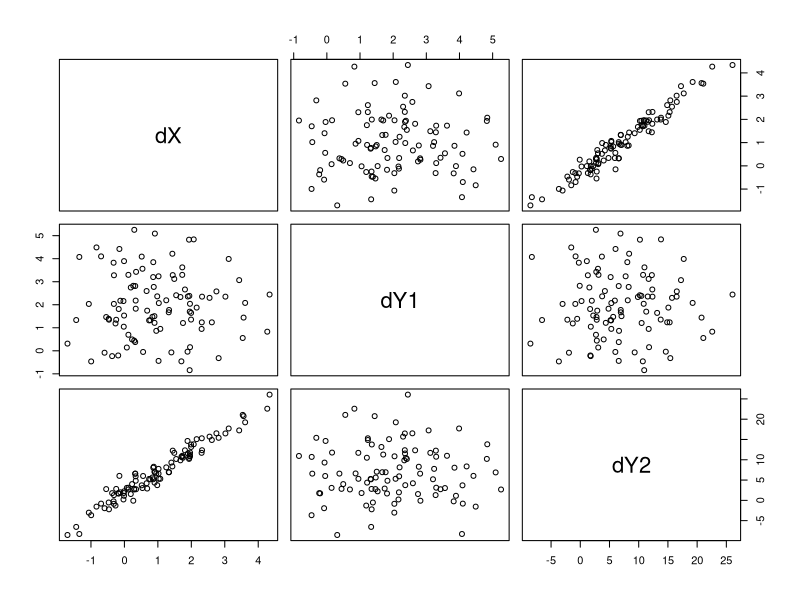
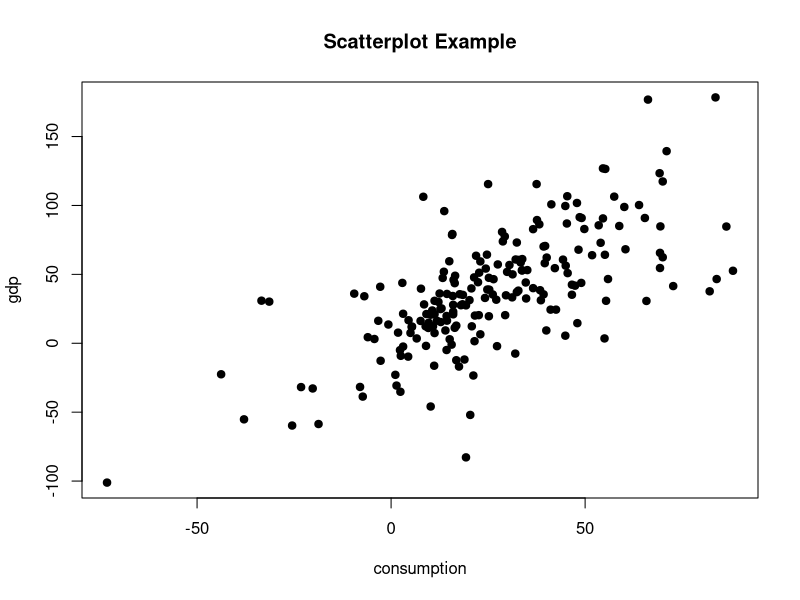

Write R code to recreate these figures, in order.
## ---- chunk 1
set.seed(1)
t=seq(1,100,by=1) #time
X  =10+t+rnorm(100)
Y1 =20+2*t+rnorm(100)
Y2 =20+2*t+5*X+rnorm(100)
data = data.frame(X,Y1,Y2)
ddata=data.frame(apply(data,2,diff))
# ddata
# data
fit1=lm(X~Y1)
fit2=lm(X~Y2)
summary(fit1)
summary(fit2)

dX=ddata$X
dY1=ddata$Y1
dY2=ddata$Y2
pairs(cbind(dX,dY1,dY2))
fit3=lm(dX~dY1)
fit4=lm(dX~dY2)
summary(fit3)
summary(fit4)
## ---- chunk 2
library(AER)
data("USMacroG")

dim(USMacroG)

USMacroG=na.omit(USMacroG)
dim(USMacroG)
USMacroG
Macro=as.data.frame(apply(USMacroG,2,diff))
dim(Macro)

sum(is.na(USMacroG))
sum(is.na(Macro))
## ---- chunk 3
dConsumption=USMacroG[,"consumption"]
dCpi=USMacroG[,"cpi"]
dGdp=USMacroG[,"gdp"]
fit21=lm(dConsumption~dCpi)
summary(fit21)
ddConsumption=Macro$consumption
ddCpi=Macro$cpi
ddGdp=Macro$gdp
fit22=lm(ddConsumption~ddCpi)
summary(fit22)


## ---- chunk 4
plot(ddConsumption, ddGdp, main="Scatterplot Example",
xlab="consumption", ylab="gdp", pch=19)
fit23=lm(ddConsumption~ddGdp)
summary(fit23)
## ---- chunk 5
library(tidyverse)
library(ggpubr)
model <- lm(Macro$consumption ~ Macro$gdp)
model
fit24=lm(ddConsumption~ddGdp)
summary(fit24)
## ---- chunk 6
anova(fit24)
## ---- chunk 7
Y2=ddConsumption[1:201]
X2=ddGdp[1:201]
fit25=lm(Y2~X2)
newdata=data.frame(X=ddGdp[202])
newdata
predict(fit25,newdata,interval="predict")
ddConsumption[202]
## ---- chunk 8
